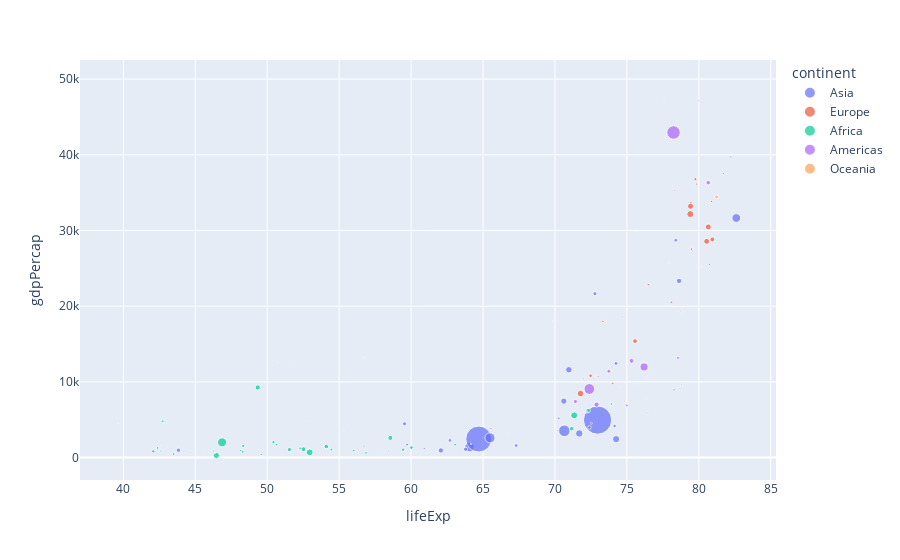

Notebook code cell kept with this figure:
### Code cell
px.scatter(temp_df, x='lifeExp', y='gdpPercap',color='continent',size='pop')
